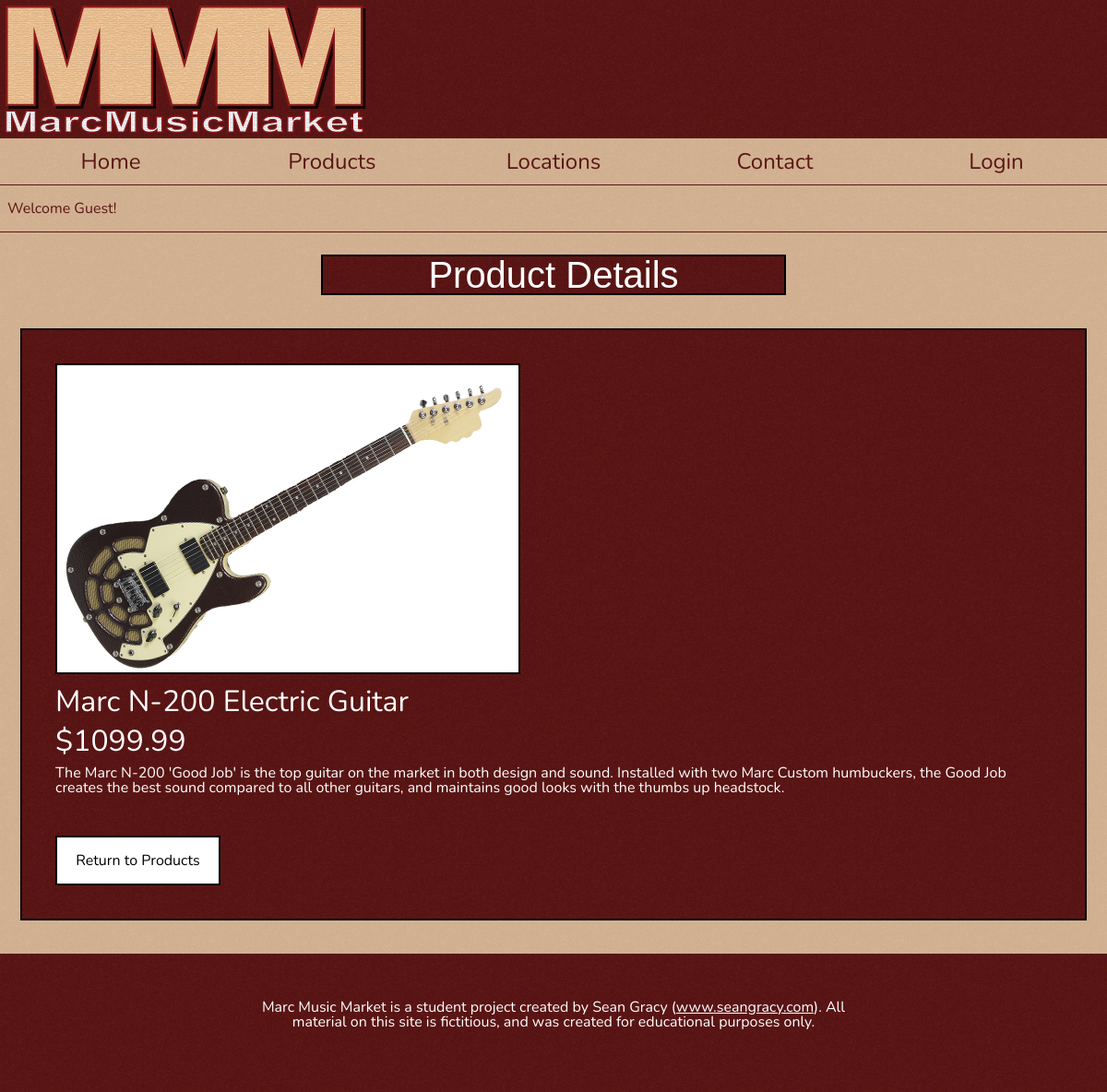
Screenshot of /product_details.php?prod_id=63411 with the database file from the repository.
### tables this page shows
CREATE TABLE product_table (
	product_id INT PRIMARY KEY AUTO_INCREMENT,
	product_name CHAR(255),
	product_price DEC(8,2),
	description TEXT,
	product_thumb_img CHAR(75),
	product_large_img CHAR(75),
	type ENUM ("guitar","bass","piano","keyboard","saxaphone","violin","ukulele")
);

### includes/function_library.php (called while the page is built, shortened)
<?php
	function run_my_query($q){
		$mysqli= new mysqli('localhost','root','','act61');
	$results = $mysqli -> query($q) or die('Problem with Query: '.$mysqli -> error);
	return $results;
	}
?>

### product_details.php (the view, shortened to what this page needs)
<?php
$welcome_message = '<li class="userwelcome">Welcome Guest!</li>';
$login="<a class=\"topli\" href=\"login.php\">Login</a>";
include("includes/function_library.php");
$chosen_id = $_GET['prod_id'];
$results = run_my_query("SELECT * FROM product_table WHERE product_id=$chosen_id");
?><!doctype html>
<html>
<head>
    <link rel="stylesheet" href="css/reset.css">
    <link rel="stylesheet" href="css/style.css">
</head>
<body>
	<header>
        <div class="contain">
            <img src="img/logo.png" alt="Marc Music Market">
        </div>
    </header>
	<nav>
		<ul class="clearfix topul">
            <a class="topli" href="index.php">Home</a>
            <a class="topli" href="products.php">Products</a>
            <a class="topli" href="locations.php">Locations</a>
            <a class="topli" href="contact.php">Contact</a>
            <?php echo  $login; ?>
		</ul>
	</nav>
    <section class="section2">
        <ul class="userpanel">
                <?php echo  $welcome_message; ?>
        </ul>
    	<div class="display2">
        	<h3>Product Details</h3>
            <div class="contain">
			<?php
				$results -> data_seek(0);
				while($row = $results -> fetch_assoc()){
					$p_img = $row['product_large_img'];
					$p_name = $row['product_name'];
					$p_price = $row['product_price'];
					$p_desc = $row['description'];
			?>
            <div class="one-product">
                <img src="img/<?php echo $p_img ?>" alt="caption" />
                <h6><?php  echo $p_name ?></h6>
                <h6>$<?php  echo $p_price ?></h6>
				<p><?php  echo $p_desc ?></p>
                <a id="return" href="products.php">Return to Products</a>
            </div>
            <?php
				}
			?>
            </div>
        </div>
    </section>
    <footer>
    	<h6>Marc Music Market is a student project created by Sean Gracy (<a href="http://www.seangracy.com">www.seangracy.com</a>). All material on this site is fictitious, and was created for educational purposes only.</h6>
    </footer>
</body>
</html>

### css/style.css (style rules this page uses)
html { font-size:14px; font-size:100%; font-family: 'Nunito', sans-serif; background-image:url(../img/background-texture.jpg); background-attachment:fixed; }
body { width:100%; margin:0 auto; min-height:800px; }
header { background:url(../img/red-texture.jpg); width:100%; height:150px; margin:0 auto; }
header .contain { max-width:1280px; width:100%; margin:0 auto; }
header img { max-width:400px; width:100%; margin:0 auto; display:block; }
nav { margin:0 auto; max-width:1280px; width:100%; text-align:center; height:50px; background:url(../img/body-texture.jpg); }
.topul { margin:0 auto; width:100%; text-align:center; }
.topli { width:100%; height:50px; color:black; display:block; width:20%; color:#591615; float:left; line-height:50px; font-size:0.8em; transition:background .3s ease, color .3s ease; -webkit-transition:background .3s ease, color .3s ease; }
section { background:url(../img/body-texture.jpg); max-width:1280px; width:100%; margin:0 auto; padding-bottom:3%; overflow:hidden; }
.userpanel { float:none; width:100%; overflow:hidden; color:#591615; height:100px; border-top:1px solid #591615; border-bottom:1px solid #591615; }
.userpanel .userwelcome { float:left; width:135px; display:block; height:50px; line-height:50px; margin:0 0 0 .5em; }
h3 { font-family:Arial, Helvetica, sans-serif; background:url(../img/red-texture.jpg); text-align:center; color:white; max-width:500px; width:100%; margin:2% auto; display:block; font-size:2.5em; border:black solid 2px; }
.one-product { margin:0 auto; background:url(../img/red-texture.jpg); width:90%; padding:3%; margin-top:3%; border:black solid 2px; color:white; }
.one-product img { max-width:500px; width:100%; border:black solid 2px; }
#return { display: block; height: 50px; line-height: 50px; text-align: center; width: 175px; margin: 4% 4% 0 0; border: solid 2px black; background-color:white; color:black; transition:background .3s ease, color .3s ease; -webkit-transition:background .3s ease, color .3s ease; }
h6 { font-size:1.5em; margin-top:1%; margin-bottom:1%; }
footer { height:150px; background:url(../img/red-texture.jpg); }
footer h6 { font-size:1em; text-align:center; color:white; max-width:640px; margin:0 auto; padding-top:50px; }
footer h6 a { color:white; text-decoration:underline; transition:color .5s ease; -webkit-transition:color .5s ease; }
@media screen and (min-width:397px) { .userpanel { height:50px; } }
@media screen and (min-width:600px) { h6 { font-size:2em; } }
@media screen and (min-width:600px) { .topli { font-size:1.5em; } }
@media screen and (min-width:710px) { header img { margin:0; } }

### rows the page displays
product_table: product_large_img (picture), product_name "Marc N-200 Electric Guitar", product_price "1099.99", description "The Marc N-200 'Good Job' is the top guitar on the market in both design and sound. Installed with two Marc Custom humbuckers, the Good Job creates the best sound compared to all other guitars, and maintains good looks with the thumbs up headstock."
